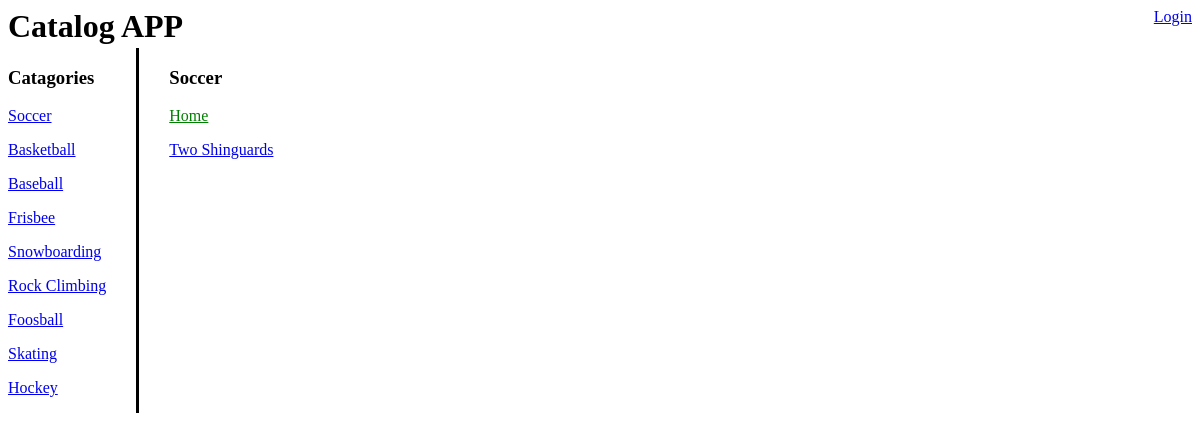
The app's page /catalog/1/ with its own data.
### catalog_Db.py (models this page shows, shortened)
class Catalog(Base):
    __tablename__ = 'catalog'
    id = Column(Integer, primary_key=True)
    name = Column(String(250), nullable=False)
    user_id = Column(Integer, ForeignKey('user.id'))
    user = relationship(User)

class CatalogItems(Base):
    __tablename__ = 'CatalogItems'
    id = Column(Integer, primary_key=True)
    name = Column(String(250), nullable=False)
    description = Column(String(500))
    userEmail = Column(String(250))
    catalog_id = Column(Integer, ForeignKey('catalog.id'))
    catalog = relationship(Catalog)
    user_id = Column(Integer, ForeignKey('user.id'))
    user = relationship(User)

### catalogProject.py (the view)
@app.route('/catalog/<int:catalog_id>/')
def catalogItems(catalog_id):
    catalog = session.query(Catalog).all()
    catalog_selected = session.query(Catalog).filter_by(id=catalog_id).one()
    items = session.query(CatalogItems).filter_by(catalog_id=catalog_id)
    if 'username' not in login_session:
        return render_template('publicCatalogItem.html',
                               catalog_selected=catalog_selected,
                               catalog=catalog, items=items)
    else:
        return render_template('catalogItem.html',
                               catalog_selected=catalog_selected,
                               catalog=catalog, items=items)

### templates/publicCatalogItem.html
<html>
    <head>
        <link rel="stylesheet" type="text/css" href="{{ url_for('static', filename='appStyles.css') }}">
    </head>
    <body>
        <div class="topBar">
            <h1>Catalog APP</h1>
            <a id="login" href="{{url_for('showLogin')}}">Login</a>
        </div>
        <div id="leftSide">
            <h3> Catagories </h3>
            {% for c in catalog %}
                <a href="{{ url_for('catalogItems', catalog_id = c.id)}}"> <p>{{c.name}}</p> </a>
            {% endfor %}
        </div>
        <div id="rightSide">
            <h3> {{catalog_selected.name}}</h3>
            <a id="homeLink" href="{{url_for('catalog')}}">Home</a>
            {% for i in items %}
                <a href="{{url_for('itemInfo', catalog_id = i.catalog_id, catalogItem_id = i.id)}}"> <p>{{i.name}}</p> </a>
            {% endfor %}
        </div>
    </body>
</html>

### static/appStyles.css (style rules this page uses)
.topBar { width: 100%; height: 40px; }
#leftSide { float: left; padding-right: 30px; border-right: solid; }
#rightSide { float: left; padding-left: 30px; }
#homeLink { color: green; }
#login { float: right; }
h1 { float: left; margin: 0; vertical-align: top; width: 200px; }

### records on screen
Catalog: name "Soccer"
Catalog: name "Basketball"
Catalog: name "Baseball"
Catalog: name "Frisbee"
Catalog: name "Snowboarding"
Catalog: name "Rock Climbing"
Catalog: name "Foosball"
Catalog: name "Skating"
Catalog: name "Hockey"
CatalogItems: name "Two Shinguards"
